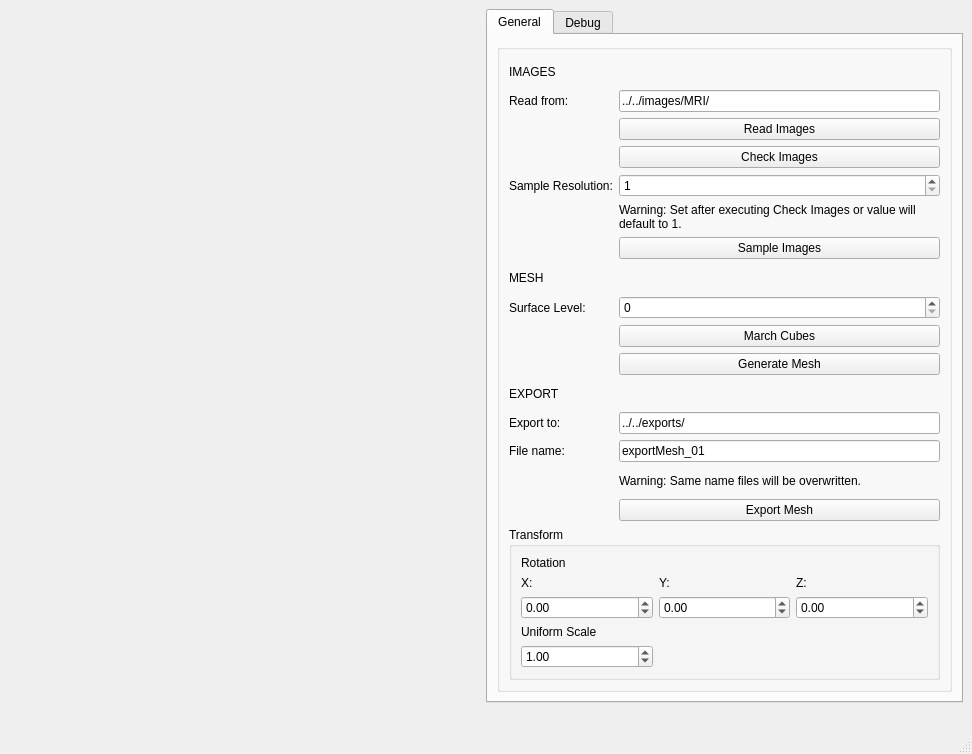
<?xml version="1.0" encoding="UTF-8"?>
<ui version="4.0">
 <class>MainWindow</class>
 <widget class="QMainWindow" name="MainWindow">
  <property name="geometry">
   <rect>
    <x>0</x>
    <y>0</y>
    <width>972</width>
    <height>754</height>
   </rect>
  </property>
  <property name="windowTitle">
   <string>Ray Marching</string>
  </property>
  <widget class="QWidget" name="centralwidget">
   <layout class="QGridLayout" name="s_mainWindowGridLayout">
    <item row="1" column="0">
     <spacer name="horizontalSpacer">
      <property name="orientation">
       <enum>Qt::Horizontal</enum>
      </property>
      <property name="sizeHint" stdset="0">
       <size>
        <width>40</width>
        <height>20</height>
       </size>
      </property>
     </spacer>
    </item>
    <item row="0" column="1">
     <widget class="QTabWidget" name="tabWidget">
      <property name="currentIndex">
       <number>0</number>
      </property>
      <widget class="QWidget" name="m_general_tab">
       <attribute name="title">
        <string>General</string>
       </attribute>
       <layout class="QGridLayout" name="gridLayout_4">
        <item row="0" column="0">
         <widget class="QGroupBox" name="m_controls_gb">
          <property name="title">
           <string/>
          </property>
          <layout class="QGridLayout" name="gridLayout_2">
           <item row="10" column="1">
            <widget class="QPushButton" name="m_generateMesh_btn">
             <property name="text">
              <string>Generate Mesh</string>
             </property>
            </widget>
           </item>
           <item row="0" column="0">
            <widget class="QLabel" name="m_imagesTitle_l">
             <property name="text">
              <string>IMAGES</string>
             </property>
            </widget>
           </item>
           <item row="14" column="1">
            <widget class="QLabel" name="label_2">
             <property name="text">
              <string>Warning: Same name files will be overwritten.</string>
             </property>
            </widget>
           </item>
           <item row="13" column="0">
            <widget class="QLabel" name="m_fileName_l">
             <property name="text">
              <string>File name:</string>
             </property>
            </widget>
           </item>
           <item row="12" column="0">
            <widget class="QLabel" name="m_exportPath_l">
             <property name="text">
              <string>Export to:</string>
             </property>
            </widget>
           </item>
           <item row="13" column="1">
            <widget class="QLineEdit" name="m_fileName_le">
             <property name="text">
              <string>exportMesh_01</string>
             </property>
            </widget>
           </item>
           <item row="3" column="1">
            <widget class="QPushButton" name="m_checkImages_btn">
             <property name="text">
              <string>Check Images</string>
             </property>
            </widget>
           </item>
           <item row="5" column="1">
            <widget class="QLabel" name="label">
             <property name="text">
              <string>Warning: Set after executing Check Images or value will default to 1.</string>
             </property>
             <property name="wordWrap">
              <bool>true</bool>
             </property>
            </widget>
           </item>
           <item row="12" column="1">
            <widget class="QLineEdit" name="m_exportPath_le">
             <property name="text">
              <string>../../exports/</string>
             </property>
            </widget>
           </item>
           <item row="4" column="0">
            <widget class="QLabel" name="m_sampleResolution_l">
             <property name="text">
              <string>Sample Resolution:</string>
             </property>
            </widget>
           </item>
           <item row="15" column="1">
            <widget class="QPushButton" name="m_exportMesh_btn">
             <property name="text">
              <string>Export Mesh</string>
             </property>
            </widget>
           </item>
           <item row="8" column="1">
            <widget class="QSpinBox" name="m_surfaceLevel_sb">
             <property name="maximum">
              <number>255</number>
             </property>
            </widget>
           </item>
           <item row="9" column="1">
            <widget class="QPushButton" name="m_marchCubes_btn">
             <property name="text">
              <string>March Cubes</string>
             </property>
            </widget>
           </item>
           <item row="7" column="0">
            <widget class="QLabel" name="m_meshTitle_l">
             <property name="text">
              <string>MESH</string>
             </property>
            </widget>
           </item>
           <item row="6" column="1">
            <widget class="QPushButton" name="m_sampleImages_btn">
             <property name="text">
              <string>Sample Images</string>
             </property>
            </widget>
           </item>
           <item row="1" column="0">
            <widget class="QLabel" name="m_imagePath_l">
             <property name="text">
              <string>Read from:</string>
             </property>
            </widget>
           </item>
           <item row="4" column="1">
            <widget class="QSpinBox" name="m_sampleResolution_sb">
             <property name="minimum">
              <number>1</number>
             </property>
            </widget>
           </item>
           <item row="1" column="1">
            <widget class="QLineEdit" name="m_imagePath_le">
             <property name="text">
              <string>../../images/MRI/</string>
             </property>
             <property name="frame">
              <bool>true</bool>
             </property>
            </widget>
           </item>
           <item row="8" column="0">
            <widget class="QLabel" name="m_surfaceLevel_l">
             <property name="text">
              <string>Surface Level:</string>
             </property>
            </widget>
           </item>
           <item row="2" column="1">
            <widget class="QPushButton" name="m_readImages_btn">
             <property name="text">
              <string>Read Images</string>
             </property>
            </widget>
           </item>
           <item row="11" column="0">
            <widget class="QLabel" name="m_exportTitle_l">
             <property name="text">
              <string>EXPORT</string>
             </property>
            </widget>
           </item>
           <item row="16" column="0" colspan="2">
            <widget class="QGroupBox" name="s_transformGB">
             <property name="title">
              <string>Transform</string>
             </property>
             <layout class="QGridLayout" name="gridLayout">
              <item row="4" column="1">
               <widget class="QDoubleSpinBox" name="m_uniformScale_dsb">
                <property name="minimum">
                 <double>0.010000000000000</double>
                </property>
                <property name="maximum">
                 <double>10.000000000000000</double>
                </property>
                <property name="singleStep">
                 <double>0.100000000000000</double>
                </property>
                <property name="value">
                 <double>1.000000000000000</double>
                </property>
               </widget>
              </item>
              <item row="2" column="2">
               <widget class="QDoubleSpinBox" name="m_rotationY_dsb">
                <property name="minimum">
                 <double>-360.000000000000000</double>
                </property>
                <property name="maximum">
                 <double>360.000000000000000</double>
                </property>
               </widget>
              </item>
              <item row="1" column="1">
               <widget class="QLabel" name="m_rotX_l">
                <property name="text">
                 <string>X:</string>
                </property>
               </widget>
              </item>
              <item row="1" column="2">
               <widget class="QLabel" name="m_rotY_l">
                <property name="text">
                 <string>Y:</string>
                </property>
               </widget>
              </item>
              <item row="2" column="1">
               <widget class="QDoubleSpinBox" name="m_rotationX_dsb">
                <property name="minimum">
                 <double>-360.000000000000000</double>
                </property>
                <property name="maximum">
                 <double>360.000000000000000</double>
                </property>
               </widget>
              </item>
              <item row="3" column="1">
               <widget class="QLabel" name="m_uniformScale_l">
                <property name="text">
                 <string>Uniform Scale</string>
                </property>
               </widget>
              </item>
              <item row="1" column="3">
               <widget class="QLabel" name="m_rotZ_l">
                <property name="text">
                 <string>Z:</string>
                </property>
               </widget>
              </item>
              <item row="0" column="1">
               <widget class="QLabel" name="m_rotation_l">
                <property name="text">
                 <string>Rotation</string>
                </property>
               </widget>
              </item>
              <item row="2" column="3">
               <widget class="QDoubleSpinBox" name="m_rotationZ_dsb">
                <property name="minimum">
                 <double>-360.000000000000000</double>
                </property>
                <property name="maximum">
                 <double>360.000000000000000</double>
                </property>
               </widget>
              </item>
             </layout>
            </widget>
           </item>
          </layout>
         </widget>
        </item>
       </layout>
      </widget>
      <widget class="QWidget" name="m_debug_tab">
       <attribute name="title">
        <string>Debug</string>
       </attribute>
       <layout class="QGridLayout" name="gridLayout_5">
        <item row="3" column="0">
         <spacer name="verticalSpacer">
          <property name="orientation">
           <enum>Qt::Vertical</enum>
          </property>
          <property name="sizeHint" stdset="0">
           <size>
            <width>20</width>
            <height>40</height>
           </size>
          </property>
         </spacer>
        </item>
        <item row="1" column="0">
         <widget class="QGroupBox" name="m_shader_gb">
          <property name="title">
           <string>Shader</string>
          </property>
          <layout class="QGridLayout" name="gridLayout_6">
           <item row="5" column="0" colspan="2">
            <widget class="QGroupBox" name="m_light_gb">
             <property name="title">
              <string>Light</string>
             </property>
             <layout class="QGridLayout" name="gridLayout_7">
              <item row="0" column="1">
               <widget class="QPushButton" name="m_lightColour_pb">
                <property name="text">
                 <string>Colour Palette</string>
                </property>
               </widget>
              </item>
              <item row="4" column="1">
               <widget class="QDoubleSpinBox" name="m_posY_sb">
                <property name="minimum">
                 <double>-100.000000000000000</double>
                </property>
                <property name="maximum">
                 <double>100.000000000000000</double>
                </property>
                <property name="value">
                 <double>10.000000000000000</double>
                </property>
               </widget>
              </item>
              <item row="3" column="1">
               <widget class="QLabel" name="m_posY_l">
                <property name="text">
                 <string>Y:</string>
                </property>
               </widget>
              </item>
              <item row="2" column="0">
               <widget class="QLabel" name="m_position_l">
                <property name="text">
                 <string>Position</string>
                </property>
               </widget>
              </item>
              <item row="3" column="0">
               <widget class="QLabel" name="m_posX_l">
                <property name="text">
                 <string>X:</string>
                </property>
               </widget>
              </item>
              <item row="4" column="0">
               <widget class="QDoubleSpinBox" name="m_posX_sb">
                <property name="minimum">
                 <double>-100.000000000000000</double>
                </property>
                <property name="maximum">
                 <double>100.000000000000000</double>
                </property>
               </widget>
              </item>
              <item row="3" column="2">
               <widget class="QLabel" name="m_posZ_l">
                <property name="text">
                 <string>Z:</string>
                </property>
               </widget>
              </item>
              <item row="4" column="2">
               <widget class="QDoubleSpinBox" name="m_posZ_sb">
                <property name="minimum">
                 <double>-100.000000000000000</double>
                </property>
                <property name="maximum">
                 <double>100.000000000000000</double>
                </property>
               </widget>
              </item>
              <item row="0" column="0">
               <widget class="QLabel" name="m_lightColour_l">
                <property name="text">
                 <string>Colour:</string>
                </property>
               </widget>
              </item>
             </layout>
            </widget>
           </item>
           <item row="3" column="0">
            <widget class="QLabel" name="m_ao_l">
             <property name="text">
              <string>Ambient Occlusion:</string>
             </property>
            </widget>
           </item>
           <item row="1" column="1">
            <widget class="QDoubleSpinBox" name="m_metallicness_sb">
             <property name="maximum">
              <double>1.000000000000000</double>
             </property>
             <property name="singleStep">
              <double>0.010000000000000</double>
             </property>
            </widget>
           </item>
           <item row="0" column="0">
            <widget class="QLabel" name="m_albedo_l">
             <property name="text">
              <string>Albedo:</string>
             </property>
            </widget>
           </item>
           <item row="3" column="1">
            <widget class="QDoubleSpinBox" name="m_ao_sb">
             <property name="maximum">
              <double>10.000000000000000</double>
             </property>
             <property name="singleStep">
              <double>0.010000000000000</double>
             </property>
             <property name="value">
              <double>0.000000000000000</double>
             </property>
            </widget>
           </item>
           <item row="0" column="1">
            <widget class="QPushButton" name="m_meshColour_pb">
             <property name="text">
              <string>Mesh Colour</string>
             </property>
            </widget>
           </item>
           <item row="1" column="0">
            <widget class="QLabel" name="m_metallicness_l">
             <property name="text">
              <string>Metallicness:</string>
             </property>
            </widget>
           </item>
           <item row="2" column="0">
            <widget class="QLabel" name="m_roughness_l">
             <property name="text">
              <string>Roughness:</string>
             </property>
            </widget>
           </item>
           <item row="2" column="1">
            <widget class="QDoubleSpinBox" name="m_roughness_sb">
             <property name="maximum">
              <double>1.000000000000000</double>
             </property>
             <property name="singleStep">
              <double>0.010000000000000</double>
             </property>
            </widget>
           </item>
           <item row="4" column="0">
            <widget class="QLabel" name="m_exposure_l">
             <property name="text">
              <string>Exposure:</string>
             </property>
            </widget>
           </item>
           <item row="4" column="1">
            <widget class="QDoubleSpinBox" name="m_exposure_sb">
             <property name="maximum">
              <double>10.000000000000000</double>
             </property>
             <property name="singleStep">
              <double>0.100000000000000</double>
             </property>
             <property name="value">
              <double>10.000000000000000</double>
             </property>
            </widget>
           </item>
          </layout>
         </widget>
        </item>
        <item row="0" column="0">
         <widget class="QGroupBox" name="m_debug_gb">
          <property name="title">
           <string/>
          </property>
          <layout class="QGridLayout" name="gridLayout_3">
           <item row="0" column="0">
            <widget class="QLabel" name="m_camera_l">
             <property name="text">
              <string>Camera:</string>
             </property>
            </widget>
           </item>
           <item row="1" column="0">
            <widget class="QComboBox" name="m_cameraSelection_cb">
             <property name="editable">
              <bool>false</bool>
             </property>
             <property name="currentText">
              <string>Front</string>
             </property>
             <item>
              <property name="text">
               <string>Front</string>
              </property>
             </item>
             <item>
              <property name="text">
               <string>FPS</string>
              </property>
             </item>
            </widget>
           </item>
           <item row="2" column="1">
            <widget class="QCheckBox" name="m_cull_cb">
             <property name="text">
              <string>Cull Back Faces</string>
             </property>
            </widget>
           </item>
           <item row="1" column="1">
            <widget class="QCheckBox" name="m_wireframe_cb">
             <property name="text">
              <string>Wireframe Mode</string>
             </property>
            </widget>
           </item>
          </layout>
         </widget>
        </item>
       </layout>
      </widget>
     </widget>
    </item>
   </layout>
  </widget>
  <widget class="QMenuBar" name="menubar">
   <property name="geometry">
    <rect>
     <x>0</x>
     <y>0</y>
     <width>972</width>
     <height>21</height>
    </rect>
   </property>
  </widget>
  <widget class="QStatusBar" name="statusbar"/>
 </widget>
 <resources/>
 <connections/>
</ui>
